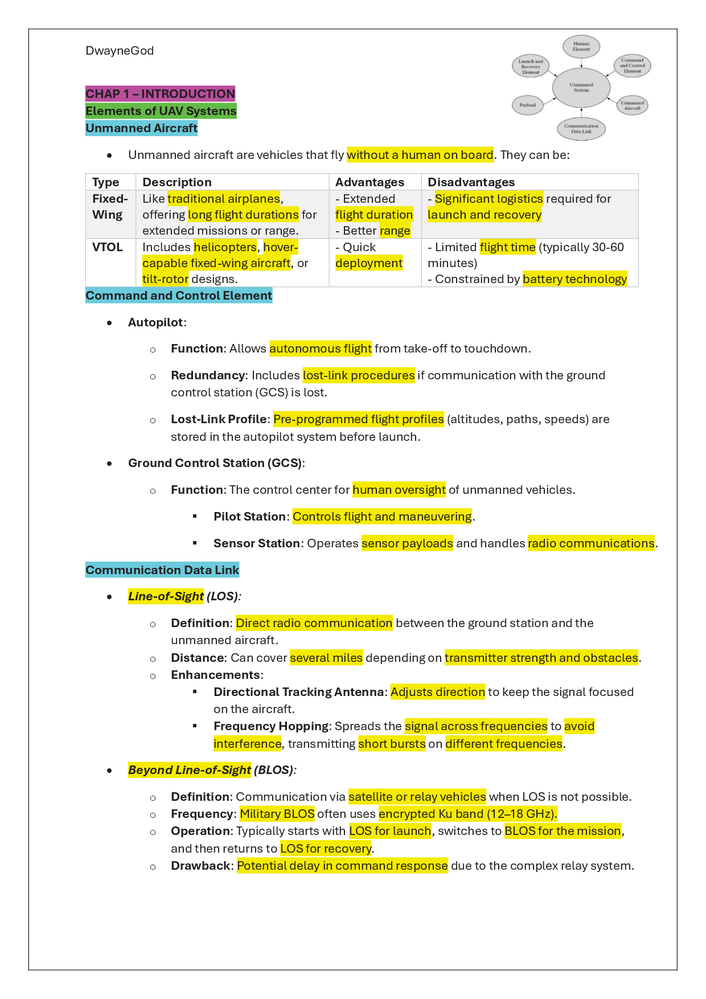
#> input picture DT Notes.png, 706 x 999 px, shrunk from 1240 x 1754 before the run
$ python code.py
#> lines starting #> are read from the running program, lines starting #| are printed output that depends on the picture; after the words box and inside, x2 and y2 are one past the last pixel; in counts of white or black regions, pixels touching at a corner belong together
import pytesseract
import cv2
import numpy as np
img = cv2.imread("DT Notes.png")
#> img is the input picture: shape (999, 706, 3); mean B, G, R 222.4, 240.9, 241.1
gray = cv2.cvtColor(img, cv2.COLOR_BGR2GRAY)
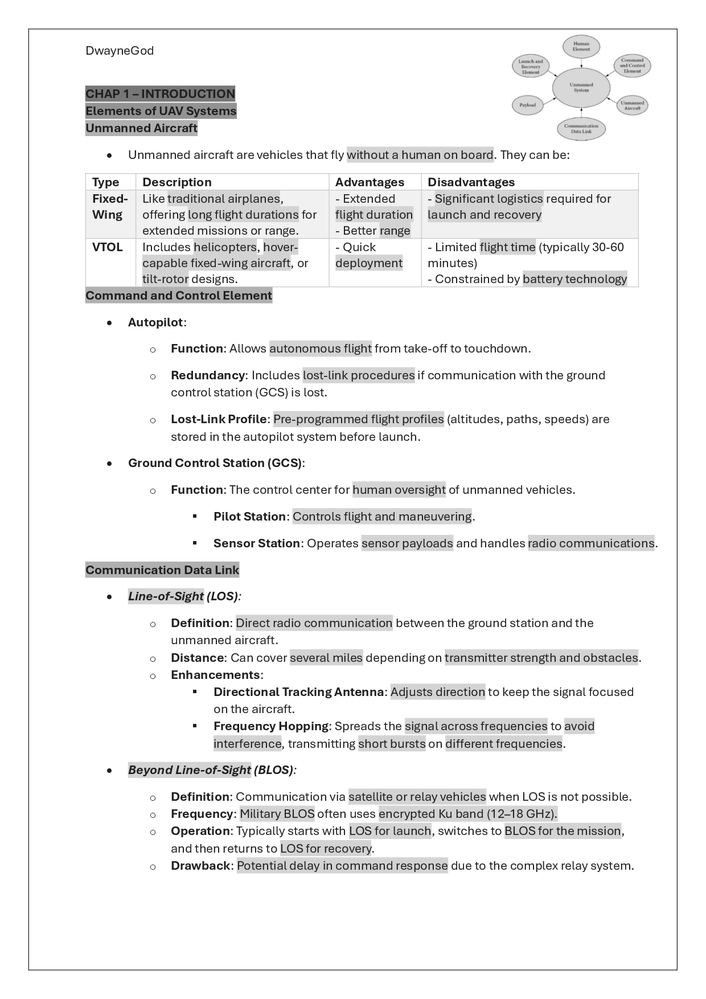
#> gray: shape (999, 706); min 0, max 255, mean 238.8


thresh = cv2.adaptiveThreshold(gray, 255, cv2.ADAPTIVE_THRESH_GAUSSIAN_C, cv2.THRESH_BINARY, 11, 2)
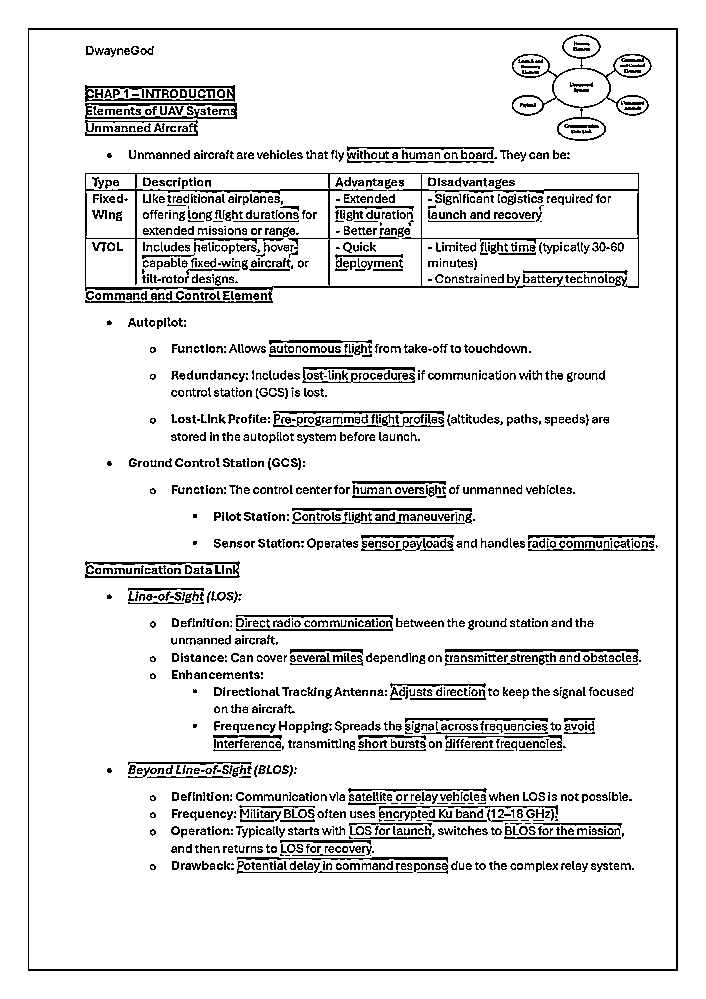
#> thresh: shape (999, 706); 90.3% white; black in thin lines or dots, all inside (x1, y1, x2, y2) = (28, 28, 678, 971)
denoised = cv2.fastNlMeansDenoising(thresh, None, 30, 7, 21)
coords = cv2.findNonZero(thresh)
#> coords = contour of 636724 points, box (x1, y1, x2, y2) (0, 0, 706, 999), area 0
angle = cv2.minAreaRect(coords)[-1]
#> angle = -90
if angle < -45:
    angle = -(90 + angle)
#> angle = 0
else:
    angle = -angle
(h, w) = gray.shape[:2]
#> h = 999; w = 706
center = (w // 2, h // 2)
#> center = (353, 499)
M = cv2.getRotationMatrix2D(center, angle, 1.0)
#> M = [[1, 0, 0], [0, 1, 0]]
deskewed = cv2.warpAffine(gray, M, (w, h), flags=cv2.INTER_CUBIC, borderMode=cv2.BORDER_REPLICATE)
kernel = np.array([[0, -1, 0], [-1, 5,-1], [0, -1, 0]])
sharpened = cv2.filter2D(denoised, -1, kernel)
inverted = cv2.bitwise_not(sharpened)
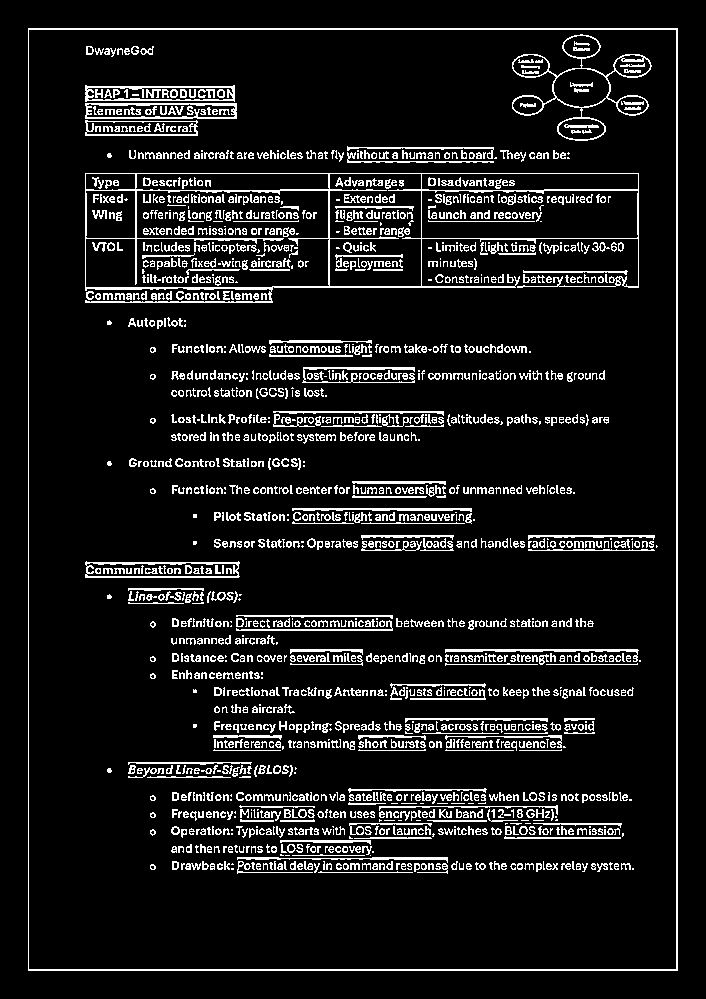
#> inverted: shape (999, 706); min 0, max 255, mean 24.8


pytesseract.pytesseract.tesseract_cmd = r'C:/Program Files/Tesseract-OCR/tesseract.exe'
#> (the run stopped early here; a loop or call above may not have finished)
